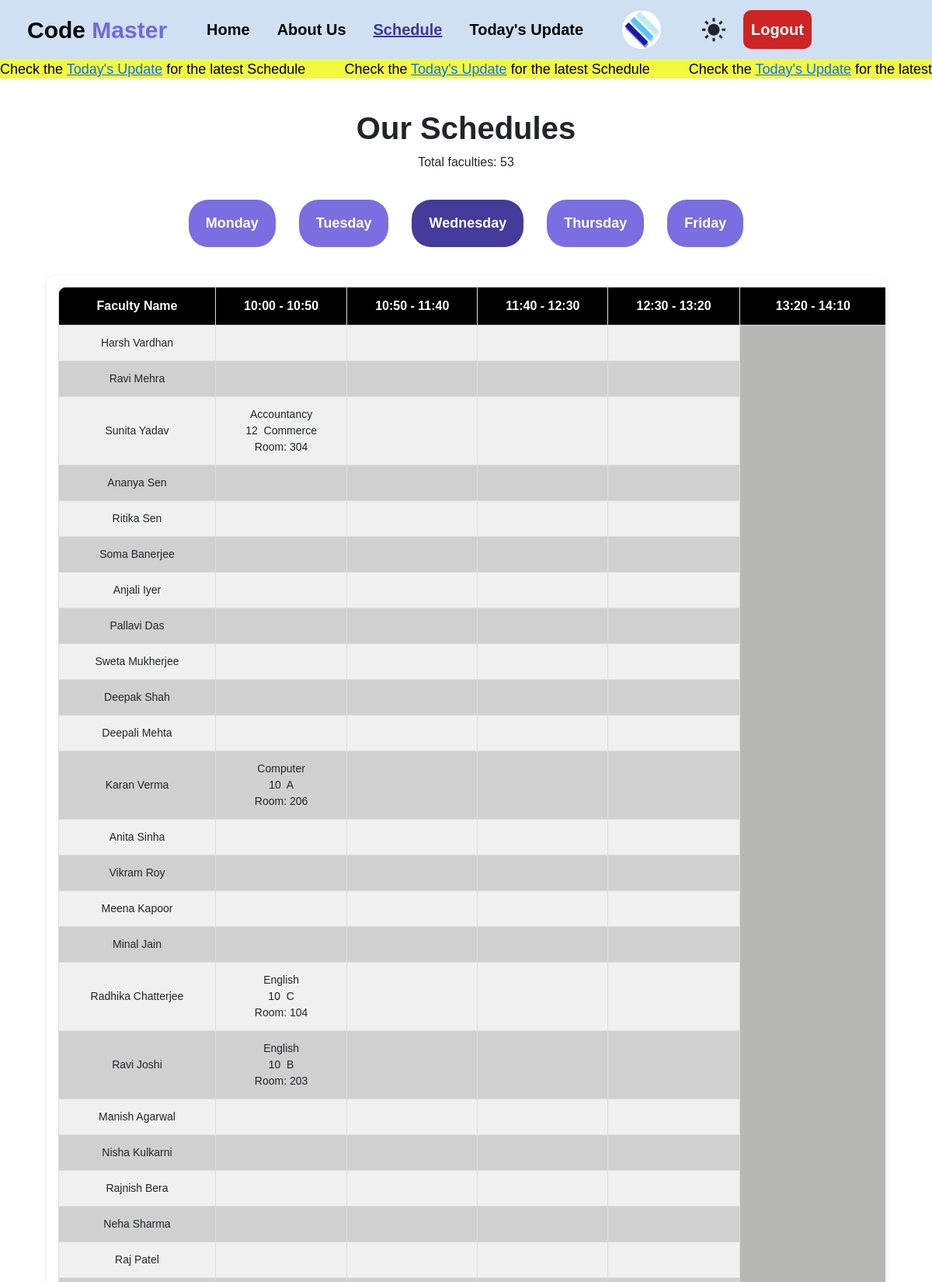
The app's page /schedule/?day=Wednesday (signed in, upper part) with its own data.
### Accounts/models.py (models this page shows, shortened)
class Faculty(models.Model):
    user = models.OneToOneField(User, on_delete=models.CASCADE)
    email = models.EmailField( null=True, blank=True)
    phone_number = models.CharField(max_length=10, null=True, blank=True)
    college_id = models.CharField(max_length=10, unique=True, null=True, blank=True)
    subject = models.CharField(max_length=20)
    photo = models.ImageField(upload_to='faculty_photos/', null=True, blank=True)

### Base_App/models.py (models this page shows, shortened)
class period(models.Model):
    start_time = models.TimeField()
    end_time = models.TimeField(null=True, blank=True)
    period_number = models.IntegerField(null=True, blank=True)
    is_break = models.BooleanField(default=False)

class faculty(models.Model):
    faculty_name = models.CharField(max_length=100)
    college_id = models.CharField(max_length=25,default='DSC-1000')
    subjects = models.ManyToManyField('subject', related_name='faculties')

class schedule(models.Model):
    faculty = models.ForeignKey('faculty', on_delete=models.CASCADE, related_name='schedules')
    day = models.ForeignKey('day', on_delete=models.CASCADE)
    period = models.ForeignKey('period', on_delete=models.CASCADE)
    subject = models.ForeignKey('subject', on_delete=models.CASCADE)
    class_no = models.ForeignKey('class_no', on_delete=models.CASCADE, null=True, blank=True)
    section = models.ForeignKey('section', on_delete=models.CASCADE)
    room = models.ForeignKey('room', on_delete=models.CASCADE)
    is_lab = models.BooleanField(default=False) #for lab
    active = models.BooleanField(default=False)
    class Meta:
        unique_together = [
            ('faculty', 'day', 'period'),
            ('room', 'day', 'period')
        ]
        ordering = ['day', 'period']

class subject(models.Model):
    sub_name = models.CharField(max_length=50, unique=True)

class class_no(models.Model):
    class_name = models.CharField(max_length=50, unique=True)

class section(models.Model):
    sec_name = models.CharField(max_length=10, default="A", unique=True)

class room(models.Model):
    room_no = models.CharField(max_length=5, unique=True)

### Base_App/views.py (the view)
# urls.py: path('schedule/', views.schedule_view, name='schedule_display'),
def schedule_view(request):
    selected_day = request.GET.get('day')
    if not selected_day:
        today = datetime.datetime.today().strftime('%A')
        selected_day = today if today in DAYS else "Monday"
    try:
        selected_day_obj = day.objects.get(day_name__iexact=selected_day)
    except day.DoesNotExist:
        selected_day_obj = None
    faculties = faculty.objects.prefetch_related(
        Prefetch(
            'schedules',
            queryset=schedule.objects.filter(day=selected_day_obj).select_related(
                'subject', 'section', 'room', 'period', 'day'
            ),
            to_attr='filtered_schedules'  # ⬅️ Custom attribute to access in template
        )
    ).all()
    periods = period.objects.order_by('period_number')
    return render(request, 'schedule.html', {
        'faculties': faculties,
        'periods': periods,
        'selected_day': selected_day,
        'days': DAYS,
    })

### templates/schedule.html (shortened to what this page needs)
{% extends "base.html" %}
{% block schedule_status %}active{% endblock schedule_status %}
{% block content %}
<div class="moving-text">
    <div class="scrolling-wrapper">
        <p>
            Check the <a href="/today_schedule">Today's Update</a> for the latest Schedule
            &nbsp;&nbsp;&nbsp;&nbsp;&nbsp;&nbsp;&nbsp;&nbsp;
            Check the <a href="/today_schedule">Today's Update</a> for the latest Schedule
            &nbsp;&nbsp;&nbsp;&nbsp;&nbsp;&nbsp;&nbsp;&nbsp;
            Check the <a href="/today_schedule">Today's Update</a> for the latest Schedule
            &nbsp;&nbsp;&nbsp;&nbsp;&nbsp;&nbsp;&nbsp;&nbsp;
            Check the <a href="/today_schedule">Today's Update</a> for the latest Schedule
        </p>
    </div>
</div>
<section class="schedule-section">
    <div class="schedule-head">
        <h1>Our Schedules</h1>
        <p>Total faculties: {{ faculties|length }}</p>
    </div>
    <div class="day-btns">
        <ul class="days-list">
            {% for d in days %}
                <li>
                    <a href="?day={{ d }}" class="{% if d == selected_day %}active{% endif %}">
                        {{ d }}
                    </a>
                </li>
            {% endfor %}
        </ul>
    </div>
    <div class="today-schedule-table">
        <table>
            <thead>
                <tr>
                    <th>Faculty Name</th>
                    {% for p in periods %}
                        <th>{{ p.start_time|time:"H:i" }} - {{ p.end_time|time:"H:i" }}</th>
                    {% endfor %}
                </tr>
            </thead>
            <tbody>
                {% for f in faculties %}
                    <tr>
                        <td>{{ f.faculty_name }}</td>
                        {% for p in periods %}
                            {% if p.is_break %}
                                {% if forloop.parentloop.first %}
                                    <td rowspan="{{ faculties|length }}" style="background: #b7b7b3; font-size: 40px; font-weight: bold; text-align: center;">Break</td>
                                {% endif %}
                            {% else %}
                                <td>
                                    {% for s in f.filtered_schedules %}
                                        {% if s.period.id == p.id %}
                                            {{ s.subject.sub_name }}<br>
                                            {{ s.class_no.class_name }}&nbsp;
                                            {{ s.section.sec_name }}<br>
                                            Room: {{ s.room.room_no }}
                                        {% endif %}
                                    {% endfor %}
                                </td>
                            {% endif %}
                        {% endfor %}
                    </tr>
                {% endfor %}
            </tbody>
        </table>
    </div>
</section>
{% endblock content %}

### templates/base.html (shortened to what this page needs)
{% load static %}
<!DOCTYPE html>
<html lang="en">
<head>
    <link rel="stylesheet" href="{% static 'style.css' %}" />
    <link rel="stylesheet" href="https://unpkg.com/boxicons@2.1.4/css/boxicons.min.css" />
    <link href="https://cdn.jsdelivr.net/npm/bootstrap@5.3.3/dist/css/bootstrap.min.css" rel="stylesheet" />
</head>
<body class="{% block body_class %}{% endblock body_class %}">
    {% if not block.body_class or block.body_class != "dashboard-page" %}
    <header>
        <div class="navbar">
            <nav>
                <a class="logo" href="/">Code <span>Master</span></a>
                <ul class="navbar-ul">
                    <li ><a class="{% block home_status %}{% endblock home_status %}" href="/">Home</a></li>
                    <li><a class="{% block about_status %}{% endblock about_status %}" href="/about">About Us</a></li>
                    <li><a class="{% block schedule_status %}{% endblock schedule_status %}" href="/schedule/?day=Monday">Schedule</a></li>
                    <li><a class="{% block todaySchedule_status %}{% endblock todaySchedule_status %}" href="/today_schedule">Today's Update</a></li>
                </ul>
                <div class="user-icon">
                    <a href="/dashboard/">
                        {% if request.user.faculty.photo %}
                          <img src="{{ request.user.faculty.photo.url }}" alt="Profile Photo"
                               style="width: 50px; height: 50px; border-radius: 50%; object-fit: cover; margin-left: 50px; margin-right: 50px;">
                        {% else %}
                        <i class='bx bxs-user-circle' style="margin-left: 50px; margin-right: 50px;"></i>
                        {% endif %}
                      </a>
                </div>
                <i class='bx bxs-sun' style="font-size: 36px;"></i>
                {% if user.is_authenticated %}
                    <a class="nav-btn-logout" href="{% url 'logout' %}">Logout</a>
                {% else %}
                    <a class="nav-btn" href="{% url 'signup' %}">Sign up / Login</a>
                {% endif %}
            </nav>
        </div>
    </header>
    {% endif %}
    {% block content %}{% endblock content %}
</body>
</html>

### static/style.css (style rules this page uses)
:root { --primary-bg-color: #cee0f2; --lightheme-color: #5f51dad4; --lighthover-color: #1f1486d4; --darktheme-color: #f1f816d4; --darkhover-color: #babf1bd4; --white-color: white; --black-color: black; --red-color: #ce2424; --deepred-color: #9e1212; --font-family: Arial, sans-serif; }
* { margin: 0; padding: 0; box-sizing: border-box; font-family: var(--font-family); }
span { color: var(--lightheme-color); }
header { background-color: var(--primary-bg-color); color: var(--text-color); padding: 5px 0; font-size: 20px; }
.navbar nav { display: flex; align-items: center; justify-content: space-between; padding-left: 35px; }
.navbar nav .logo { color: var(--black-color); text-decoration: none; font-size: 30px; font-weight: 700; transition: all 0.2s ease; margin-right: 19px; }
.navbar-ul { display: flex; list-style: none; gap: 35px; margin: 0 auto; }
.navbar-ul li a { text-decoration: none; font-weight: 600; color: var(--black-color); transition: all 0.2s ease; }
.navbar-ul li a.active { color: var(--lighthover-color); font-weight: bold; text-decoration: underline; transform: translateY(-3px); }
nav .nav-btn-logout { background-color: var(--red-color); color: var(--white-color); cursor: pointer; border-radius: 10px; padding: 8px; display: inline-block; text-decoration: none; font-weight: 600; border: 2px solid transparent; transition: all 0.2s ease; margin-left: 20px; }
.moving-text { background-color: var(--darktheme-color); width: 100%; height: 25px; overflow: hidden; }
.scrolling-wrapper { display: flex; white-space: nowrap; animation: scroll 30s linear infinite; }
.scrolling-wrapper p { display: inline-block; white-space: nowrap; font-size: 18px; color: var(--black-color); }
.schedule-section { display: flex; flex-direction: column; align-items: center; justify-content: center; text-align: center; width: 100%; }
.schedule-head h1 { text-align: center; font-weight: 600; margin-top: 40px; }
.day-btns { text-align: center; margin-top: 20px; }
.days-list { display: flex; justify-content: center; gap: 30px; list-style: none; padding: 0; justify-content: space-between; width: 100%; }
.days-list li { list-style-type: none; display: flex; }
.days-list li a { text-decoration: none; padding: 17px 22px; font-size: 18px; font-weight: 600; background-color: var(--lightheme-color); color: var(--white-color); border-radius: 25px; cursor: pointer; transition: all 0.3s ease; }
.days-list li a.active { background-color: var(--lighthover-color); color: var(--white-color); }
th, td { padding: 12px 15px; text-align: center; border: 1px solid var(--black-color); }
th { background-color: #000; color: #fff; font-weight: bold; }
td { font-size: 14px; }
tr:nth-child(odd) { background-color: #f0f0f0; }
tr:nth-child(even) { background-color: #d0d0d0; }
.today-schedule-table { width: 90%; margin: 20px auto; overflow-x: auto; background: white; border-radius: 15px; padding: 15px; box-shadow: 0 4px 10px rgba(0, 0, 0, 0.1); }
.today-schedule-table table { width: 150%; border-collapse: collapse; background: white; border-radius: 12px; overflow: hidden; }
.today-schedule-table th, .today-schedule-table td { padding: 12px 15px; text-align: center; border: 1px solid #ddd; }
.today-schedule-table th { background-color: #000; color: #fff; font-weight: bold; }
.today-schedule-table td { font-size: 14px; }

### records on screen
period: start_time "10:00", end_time "10:50", is_break False (drawn)
period: start_time "10:50", end_time "11:40", is_break False (drawn)
period: start_time "11:40", end_time "12:30", is_break False (drawn)
period: start_time "12:30", end_time "13:20", is_break False (drawn)
period: start_time "13:20", end_time "14:10"
faculty: faculty_name "Harsh Vardhan"
faculty: faculty_name "Ravi Mehra"
faculty: faculty_name "Sunita Yadav"
schedule: subject.sub_name "Accountancy", class_no.class_name "12", section.sec_name "Commerce", room.room_no "304"
faculty: faculty_name "Ananya Sen"
faculty: faculty_name "Ritika Sen"
faculty: faculty_name "Soma Banerjee"
faculty: faculty_name "Anjali Iyer"
faculty: faculty_name "Pallavi Das"
faculty: faculty_name "Sweta Mukherjee"
faculty: faculty_name "Deepak Shah"
faculty: faculty_name "Deepali Mehta"
faculty: faculty_name "Karan Verma"
schedule: subject.sub_name "Computer", class_no.class_name "10", section.sec_name "A", room.room_no "206"
faculty: faculty_name "Anita Sinha"
faculty: faculty_name "Vikram Roy"
faculty: faculty_name "Meena Kapoor"
faculty: faculty_name "Minal Jain"
faculty: faculty_name "Radhika Chatterjee"
schedule: subject.sub_name "English", class_no.class_name "10", section.sec_name "C", room.room_no "104"
faculty: faculty_name "Ravi Joshi"
schedule: subject.sub_name "English", class_no.class_name "10", section.sec_name "B", room.room_no "203"
faculty: faculty_name "Manish Agarwal"
faculty: faculty_name "Nisha Kulkarni"
faculty: faculty_name "Rajnish Bera"
faculty: faculty_name "Neha Sharma"
faculty: faculty_name "Raj Patel"

### other values on screen
{{ faculties|length }} "53"
{{ d }} "Monday" "Tuesday" "Wednesday" "Thursday" "Friday"
